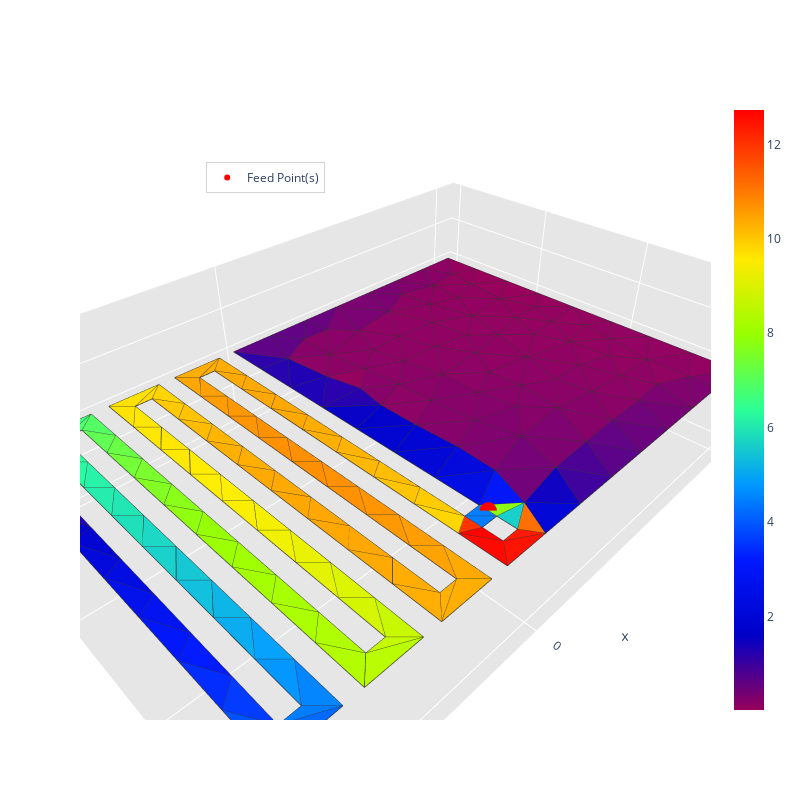
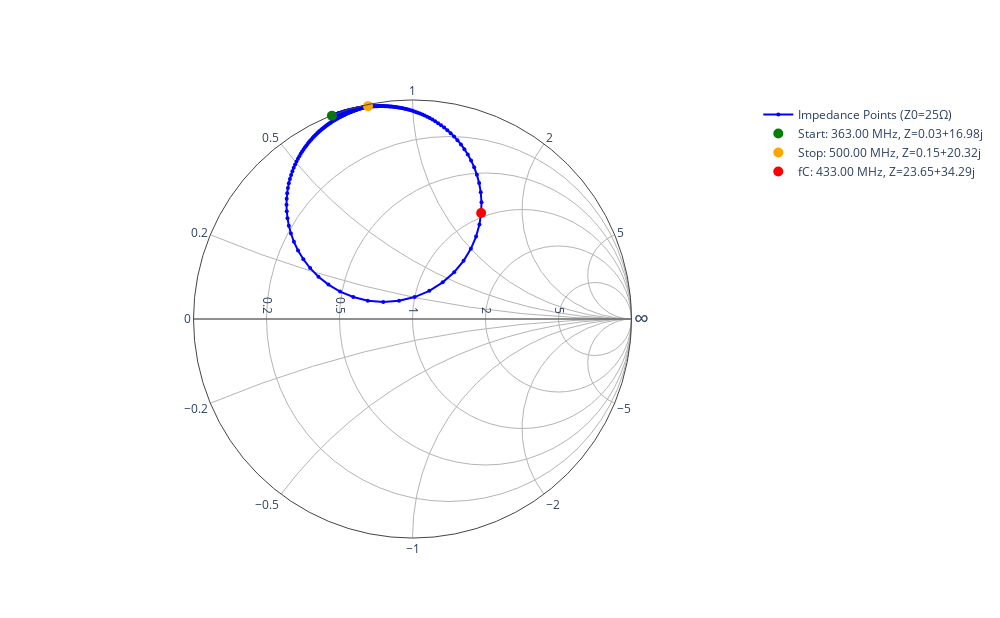
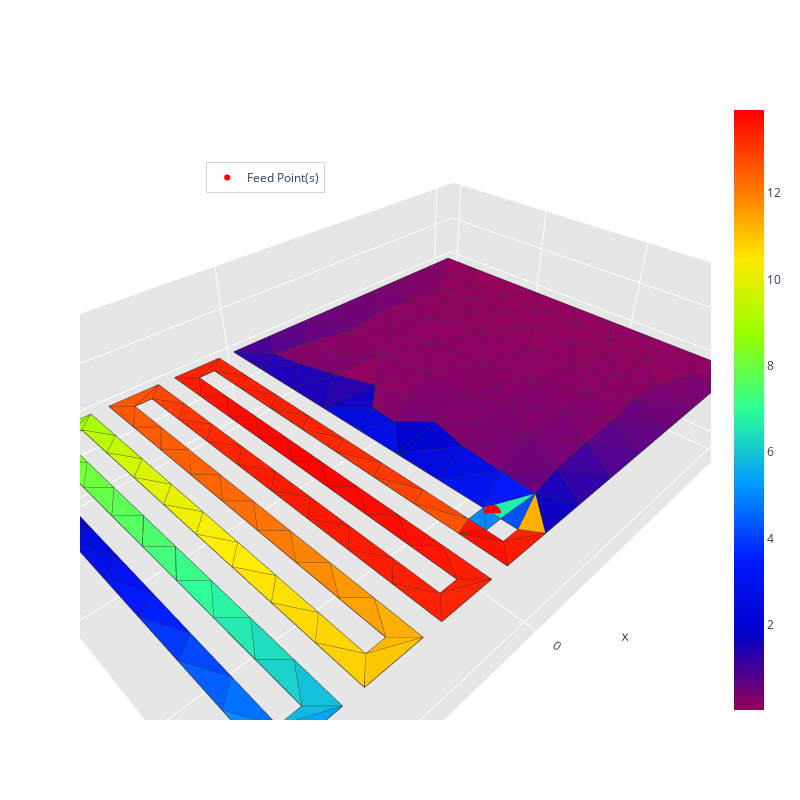
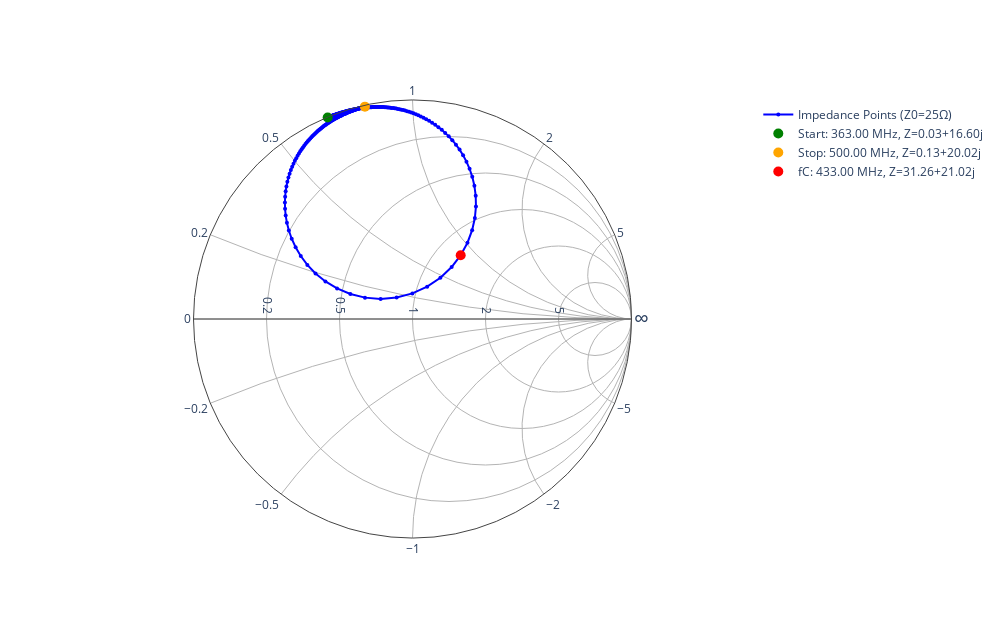

Notebook code cell kept with these figures, in order:
### Code cell
last_impedances = optimize_ifa_input_impedance(ifa_meander_msh, ifa_meander_mat,
             frequencies, fC, fLow, fHigh, nPoints, fc_index,
             a, b, largeur_piste, distance_meandre, feed, feed_point, x_t, y_t, save_mesh_folder, mesh_name, mesh_size, Z0=Z_adapt, filename=filename_log)

### Figure 1 — Plotly figure (JSON) as saved in the notebook; plotly's stock layout.template omitted (floating-point values rounded to 4 significant figures; data arrays with more than 128 entries replaced by an {"elided": "..."} marker saying what was removed)
{"data": [{"facecolor": {"elided": "279 str values"}, "i": {"elided": "279 int values"}, "j": {"elided": "279 int values"}, "k": {"elided": "279 int values"}, "name": "", "type": "mesh3d", "x": {"elided": "219 float values"}, "y": {"elided": "219 float values"}, "z": {"elided": "219 float values"}}, {"line": {"color": "rgb(50, 50, 50)", "width": 1.5}, "mode": "lines", "showlegend": false, "type": "scatter3d", "x": {"elided": "1395 float values"}, "y": {"elided": "1395 float values"}, "z": {"elided": "1395 int values"}}, {"hoverinfo": "none", "marker": {"color": [0.01947, 12.73], "colorscale": [[0, "rgb(150, 0, 90)"], [0.125, "rgb(0, 0, 200)"], [0.25, "rgb(0, 25, 255)"], [0.375, "rgb(0, 152, 255)"], [0.5, "rgb(44, 255, 150)"], [0.625, "rgb(151, 255, 0)"], [0.75, "rgb(255, 234, 0)"], [0.875, "rgb(255, 111, 0)"], [1, "rgb(255, 0, 0)"]], "showscale": true, "size": 0.1}, "mode": "markers", "showlegend": false, "type": "scatter3d", "x": [0.0], "y": [0.05416], "z": [0.0]}, {"marker": {"color": "red", "size": 6, "symbol": "circle"}, "mode": "markers+text", "name": "Feed Point(s)", "type": "scatter3d", "x": [0.0], "y": [0.0528], "z": [0.0]}], "layout": {"height": 800, "legend": {"bgcolor": "rgba(255,255,255,0.7)", "bordercolor": "lightgray", "borderwidth": 1, "x": 0.2, "xanchor": "left", "y": 0.9, "yanchor": "top"}, "scene": {"aspectratio": {"x": 1, "y": 0.6667, "z": 0.3}, "camera": {"eye": {"x": 0.65, "y": 0.65, "z": 0.65}}, "xaxis": {"backgroundcolor": "rgb(230, 230, 230)", "gridcolor": "rgb(255, 255, 255)", "showbackground": true, "zerolinecolor": "rgb(255, 255, 255)"}, "yaxis": {"backgroundcolor": "rgb(230, 230, 230)", "gridcolor": "rgb(255, 255, 255)", "showbackground": true, "zerolinecolor": "rgb(255, 255, 255)"}, "zaxis": {"backgroundcolor": "rgb(230, 230, 230)", "gridcolor": "rgb(255, 255, 255)", "showbackground": true, "zerolinecolor": "rgb(255, 255, 255)"}}, "title": {"text": ""}, "width": 800}}

### Figure 2 — Plotly figure (JSON) as saved in the notebook; plotly's stock layout.template omitted (floating-point values rounded to 4 significant figures; data arrays with more than 128 entries replaced by an {"elided": "..."} marker saying what was removed)
{"data": [{"hoverinfo": "text", "imag": {"elided": "275 float values"}, "line": {"color": "blue"}, "marker": {"color": "blue", "size": 4}, "mode": "markers+lines", "name": "Impedance Points (Z0=25Ω)", "real": {"elided": "275 float values"}, "text": {"elided": "275 str values"}, "type": "scattersmith"}, {"hoverinfo": "text", "imag": [0.6792], "marker": {"color": "green", "size": 10, "symbol": "circle"}, "mode": "markers", "name": "Start: 363.00 MHz, Z=0.03+16.98j", "real": [0.001269], "text": ["Z = 0.032+16.979j at 363.00 MHz"], "type": "scattersmith"}, {"hoverinfo": "text", "imag": [0.8127], "marker": {"color": "orange", "size": 10, "symbol": "circle"}, "mode": "markers", "name": "Stop: 500.00 MHz, Z=0.15+20.32j", "real": [0.005856], "text": ["Z = 0.146+20.317j at 500.00 MHz"], "type": "scattersmith"}, {"hoverinfo": "text", "imag": [1.372], "marker": {"color": "red", "size": 10, "symbol": "circle"}, "mode": "markers", "name": "fC: 433.00 MHz, Z=23.65+34.29j", "real": [0.946], "text": ["Z = 23.650+34.295j at 433.00 MHz"], "type": "scattersmith"}], "layout": {"height": 618, "showlegend": true, "title": {"text": ""}, "width": 1000}}

### Figure 3 — Plotly figure (JSON) as saved in the notebook; plotly's stock layout.template omitted (floating-point values rounded to 4 significant figures; data arrays with more than 128 entries replaced by an {"elided": "..."} marker saying what was removed)
{"data": [{"facecolor": {"elided": "269 str values"}, "i": {"elided": "269 int values"}, "j": {"elided": "269 int values"}, "k": {"elided": "269 int values"}, "name": "", "type": "mesh3d", "x": {"elided": "214 float values"}, "y": {"elided": "214 float values"}, "z": {"elided": "214 float values"}}, {"line": {"color": "rgb(50, 50, 50)", "width": 1.5}, "mode": "lines", "showlegend": false, "type": "scatter3d", "x": {"elided": "1345 float values"}, "y": {"elided": "1345 float values"}, "z": {"elided": "1345 int values"}}, {"hoverinfo": "none", "marker": {"color": [0.02288, 13.93], "colorscale": [[0, "rgb(150, 0, 90)"], [0.125, "rgb(0, 0, 200)"], [0.25, "rgb(0, 25, 255)"], [0.375, "rgb(0, 152, 255)"], [0.5, "rgb(44, 255, 150)"], [0.625, "rgb(151, 255, 0)"], [0.75, "rgb(255, 234, 0)"], [0.875, "rgb(255, 111, 0)"], [1, "rgb(255, 0, 0)"]], "showscale": true, "size": 0.1}, "mode": "markers", "showlegend": false, "type": "scatter3d", "x": [0.0], "y": [0.05476], "z": [0.0]}, {"marker": {"color": "red", "size": 6, "symbol": "circle"}, "mode": "markers+text", "name": "Feed Point(s)", "type": "scatter3d", "x": [0.0], "y": [0.05343], "z": [0.0]}], "layout": {"height": 800, "legend": {"bgcolor": "rgba(255,255,255,0.7)", "bordercolor": "lightgray", "borderwidth": 1, "x": 0.2, "xanchor": "left", "y": 0.9, "yanchor": "top"}, "scene": {"aspectratio": {"x": 1, "y": 0.6667, "z": 0.3}, "camera": {"eye": {"x": 0.65, "y": 0.65, "z": 0.65}}, "xaxis": {"backgroundcolor": "rgb(230, 230, 230)", "gridcolor": "rgb(255, 255, 255)", "showbackground": true, "zerolinecolor": "rgb(255, 255, 255)"}, "yaxis": {"backgroundcolor": "rgb(230, 230, 230)", "gridcolor": "rgb(255, 255, 255)", "showbackground": true, "zerolinecolor": "rgb(255, 255, 255)"}, "zaxis": {"backgroundcolor": "rgb(230, 230, 230)", "gridcolor": "rgb(255, 255, 255)", "showbackground": true, "zerolinecolor": "rgb(255, 255, 255)"}}, "title": {"text": ""}, "width": 800}}

### Figure 4 — Plotly figure (JSON) as saved in the notebook; plotly's stock layout.template omitted (floating-point values rounded to 4 significant figures; data arrays with more than 128 entries replaced by an {"elided": "..."} marker saying what was removed)
{"data": [{"hoverinfo": "text", "imag": {"elided": "275 float values"}, "line": {"color": "blue"}, "marker": {"color": "blue", "size": 4}, "mode": "markers+lines", "name": "Impedance Points (Z0=25Ω)", "real": {"elided": "275 float values"}, "text": {"elided": "275 str values"}, "type": "scattersmith"}, {"hoverinfo": "text", "imag": [0.664], "marker": {"color": "green", "size": 10, "symbol": "circle"}, "mode": "markers", "name": "Start: 363.00 MHz, Z=0.03+16.60j", "real": [0.001245], "text": ["Z = 0.031+16.601j at 363.00 MHz"], "type": "scattersmith"}, {"hoverinfo": "text", "imag": [0.8008], "marker": {"color": "orange", "size": 10, "symbol": "circle"}, "mode": "markers", "name": "Stop: 500.00 MHz, Z=0.13+20.02j", "real": [0.005117], "text": ["Z = 0.128+20.019j at 500.00 MHz"], "type": "scattersmith"}, {"hoverinfo": "text", "imag": [0.8409], "marker": {"color": "red", "size": 10, "symbol": "circle"}, "mode": "markers", "name": "fC: 433.00 MHz, Z=31.26+21.02j", "real": [1.25], "text": ["Z = 31.255+21.023j at 433.00 MHz"], "type": "scattersmith"}], "layout": {"height": 618, "showlegend": true, "title": {"text": ""}, "width": 1000}}
